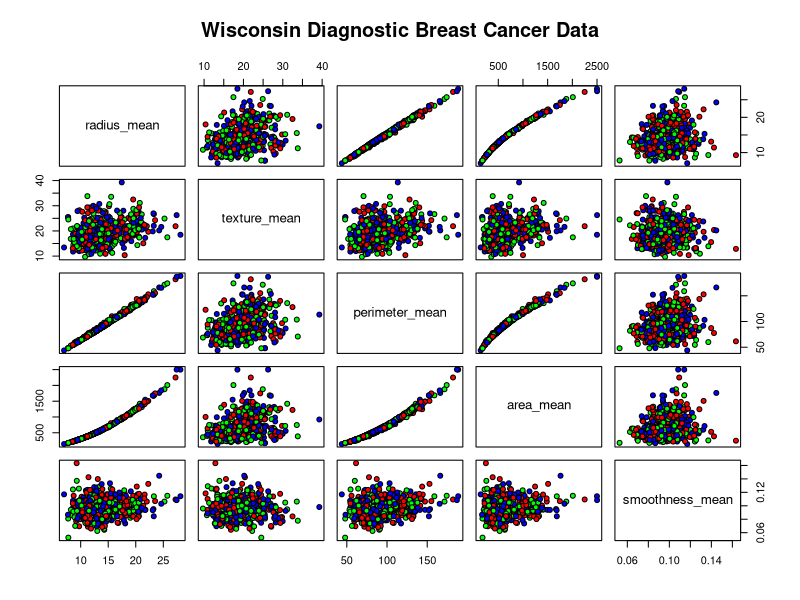
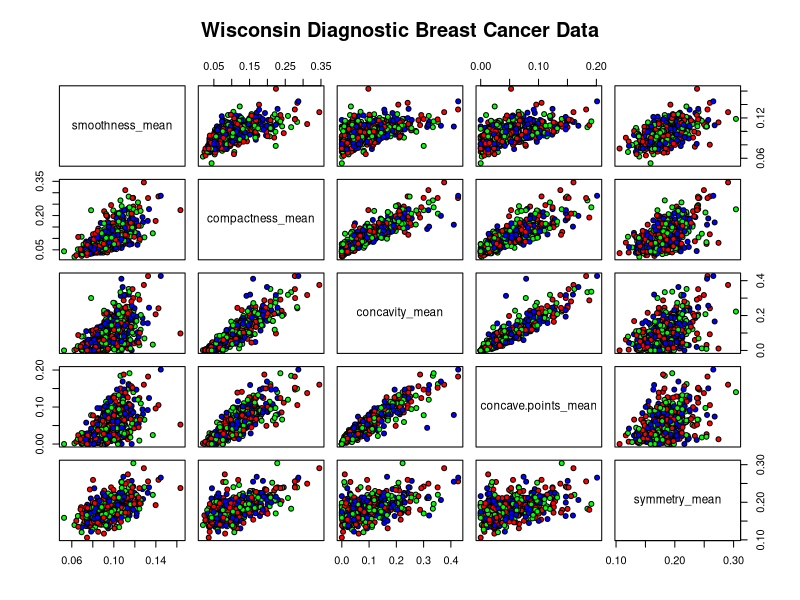
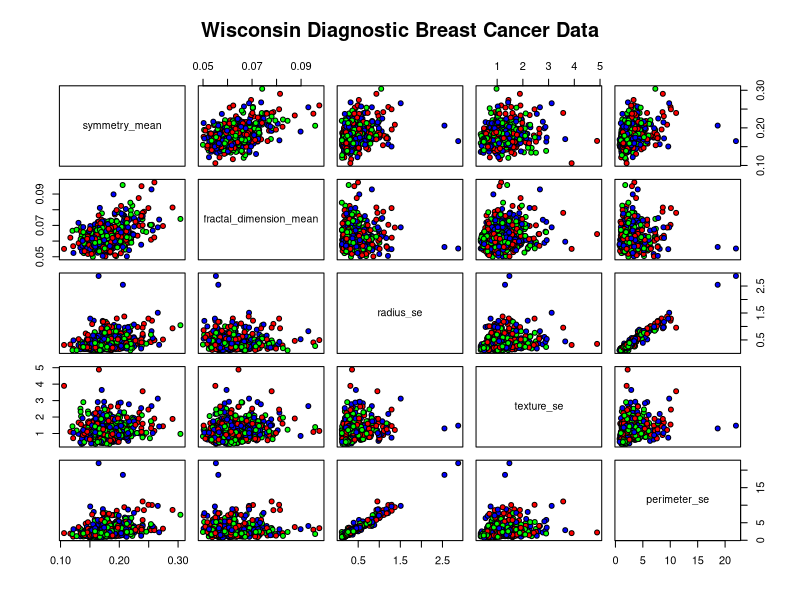

Here is the R script that generated these plots, in order: (Note: this script raises an error after producing the figures.)

#Dataset Citation:
# author = "Dua, Dheeru and Graff, Casey",
# year = "2017",
# title = "{UCI} Machine Learning Repository",
#url = "http://archive.ics.uci.edu/ml",
#institution = "University of California, Irvine, School of Information and Computer Sciences" }
# data info. is available at:https://archive.ics.uci.edu/ml/datasets/Breast+Cancer+Wisconsin+(Diagnostic)


###########
#Packages:#
###########

library(e1071)
library(rpart)
library(xtable)
library(caret)
library(ROCR)
library(kernlab)

#Data Processing and Visualization:

#Reading the dataset for more information about the dataset description, please visit: "http://archive.ics.uci.edu/ml",
wdbc <- read.csv('WDBC.csv',head=T)


#Converting the class label into factor
wdbc$diagnosis=factor(wdbc$diagnosis)


#checking NA values:
# data description documents stated that there is no NA, but this is a good practice.
sapply(wdbc, function(x) sum(is.na(x))) 


#Visualize Highly Correlated Data
pairs(wdbc[3:7],main="Wisconsin Diagnostic Breast Cancer Data", pch =21, bg=c("red","green","blue"))
pairs(wdbc[7:11],main="Wisconsin Diagnostic Breast Cancer Data", pch =21, bg=c("red","green","blue"))
pairs(wdbc[11:15],main="Wisconsin Diagnostic Breast Cancer Data", pch =21, bg=c("red","green","blue"))

#You can also do corrplot: #requires library(corrplot)
#corrplot(corMatMy, order = "hclust", tl.cex = 0.7) #requires library(corrplot)


# Calculate collinearity
wdbc_cor <- cor(wdbc[,3:32])
wdbc_cor

#Finding Highly Correlated columns
highlyCor <- colnames(wdbc)[findCorrelation(corMatMy, cutoff = 0.9, verbose = TRUE)]
highlyCor

#Removing highly correlated columns (correlation above 0.9, higher mean col) to avoid bias-overffiting:
wdbc_clean <- wdbc[, which(!colnames(wdbc) %in% highlyCor)]


wdbc_clean=cbind(diagnosis=wdbc$diagnosis,wdbc_clean)


#Parititioning the data into two sets:Training and Testing:

set.seed(1000)
t.idx <- createDataPartition(wdbc_clean$diagnosis,list = F) #caret package is needed
trainset  <- wdbc_clean[t.idx,]
testset   <- wdbc_clean[-t.idx,]

#YOu can also use: trunc
# index     <- 1:nrow(wdbc)
# testindex <- sample(index, trunc(length(index)/3))
# testset   <- wdbc[testindex,]
# trainset  <- wdbc[-testindex,-2]



#TRAINING without gamma cost best parameters:
svm.model <- svm(trainset$diagnosis ~ ., data = trainset, type='C-classification' )
Summary_NO_tune=table(trainset$diagnosis, fitted(svm.model), dnn = c("Actual", "Predicted_NoTune"))

#PREDICTING 
svm.pred  <- predict(svm.model, testset)

#confusion Matrix for predicting model
cm_svm.pred_NoTune <- confusionMatrix(svm.pred, testset$diagnosis, positive = "M")






tuned = tune.svm(diagnosis~ ., data = trainset, gamma = 10^(-6:0),cost=10^(0:2))


tuned


#TRAINING with gamma, cost parameters selected by the tune.svm function:

svm.model_tuned <- svm(trainset$diagnosis ~ ., data = trainset, type='C-classification', gamma= 0.01, cost=10,kernel="radial",cross=10 )
Summary_Tune=table(trainset$diagnosis, fitted(svm.model_tuned), dnn = c("Actual", "Predicted_Tune"))

#PREDICTING again!
svm.pred_tuned  <- predict(svm.model_tuned, testset)




#confusion Matrix for tuned predicting model
cm_svm.pred_Tune <- confusionMatrix(svm.pred_tuned, testset$diagnosis, positive = "M")
cm_svm.pred_Tune


compare_Pred_Results=cbind(cm_svm.pred_NoTune$table,cm_svm.pred_Tune$table)
compare_Pred_Results


#IF Time allows
# par(mfrow=c(1,1))
# 
# class(svm.pred_tuned)
# roc.perf = performance(svm.pred, measure = "tpr", x.measure = "fpr")
# plot(roc.perf)
# abline(a=0, b= 1)
# 

# 
# perf <- performance(svm.pred_tuned,  measure = "tpr", x.measure = "fpr")
# 
# heatcols <- heat.colors(9)
# heatcols <- rainbow(11)
# plot(perf, colorize = TRUE,colorkey=TRUE,colorize.palette=heatcols,lwd=4)
# 

# ## sensitivity/specificity curve (x-axis: specificity,
# ## y-axis: sensitivity)
# 
# perf <- performance(svm.pred, "sens", "spec")
# 
# 
# plot(perf, add = TRUE, colorize = TRUE,colorkey=TRUE,colorize.palette=heatcols,lwd=4)
# 
